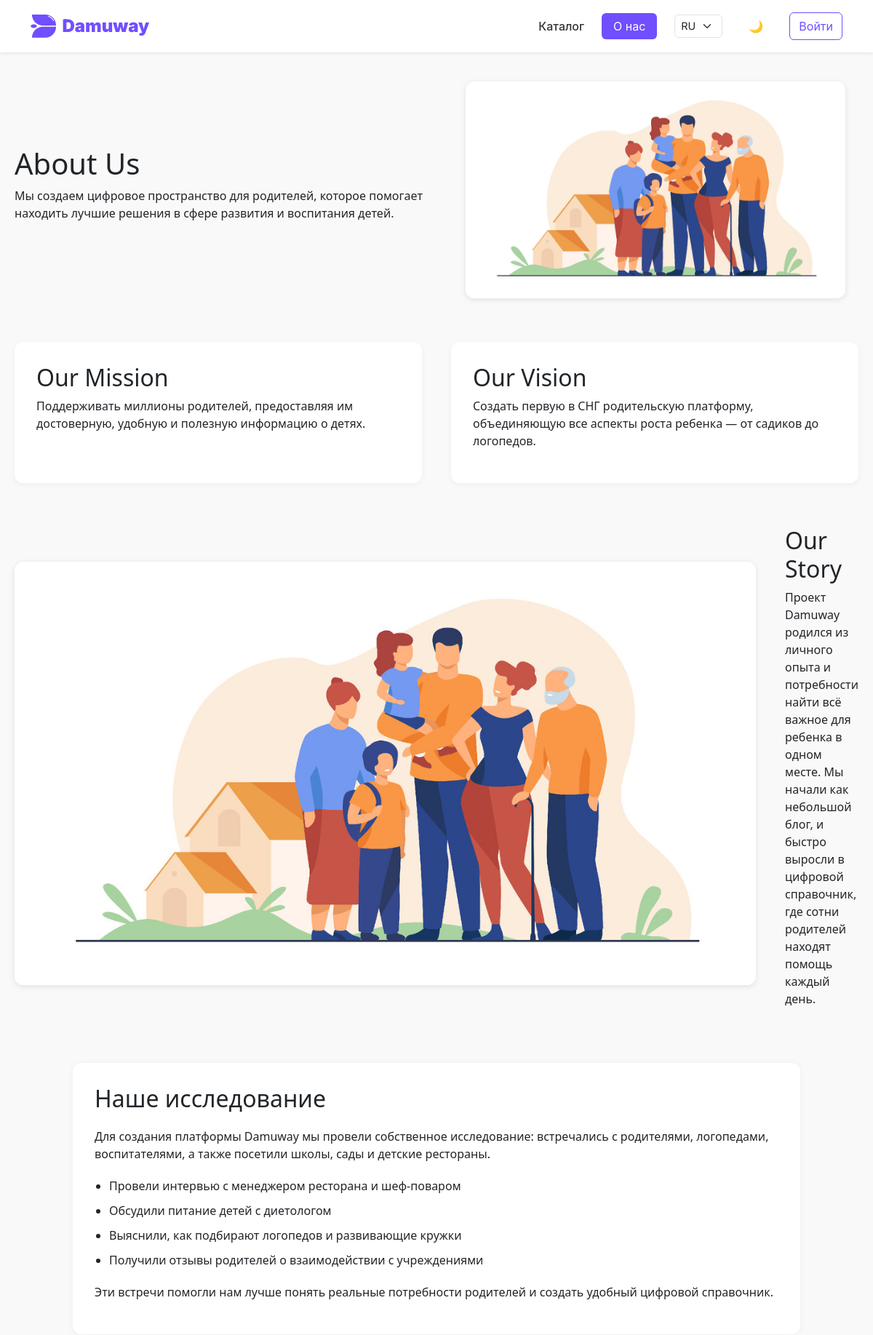
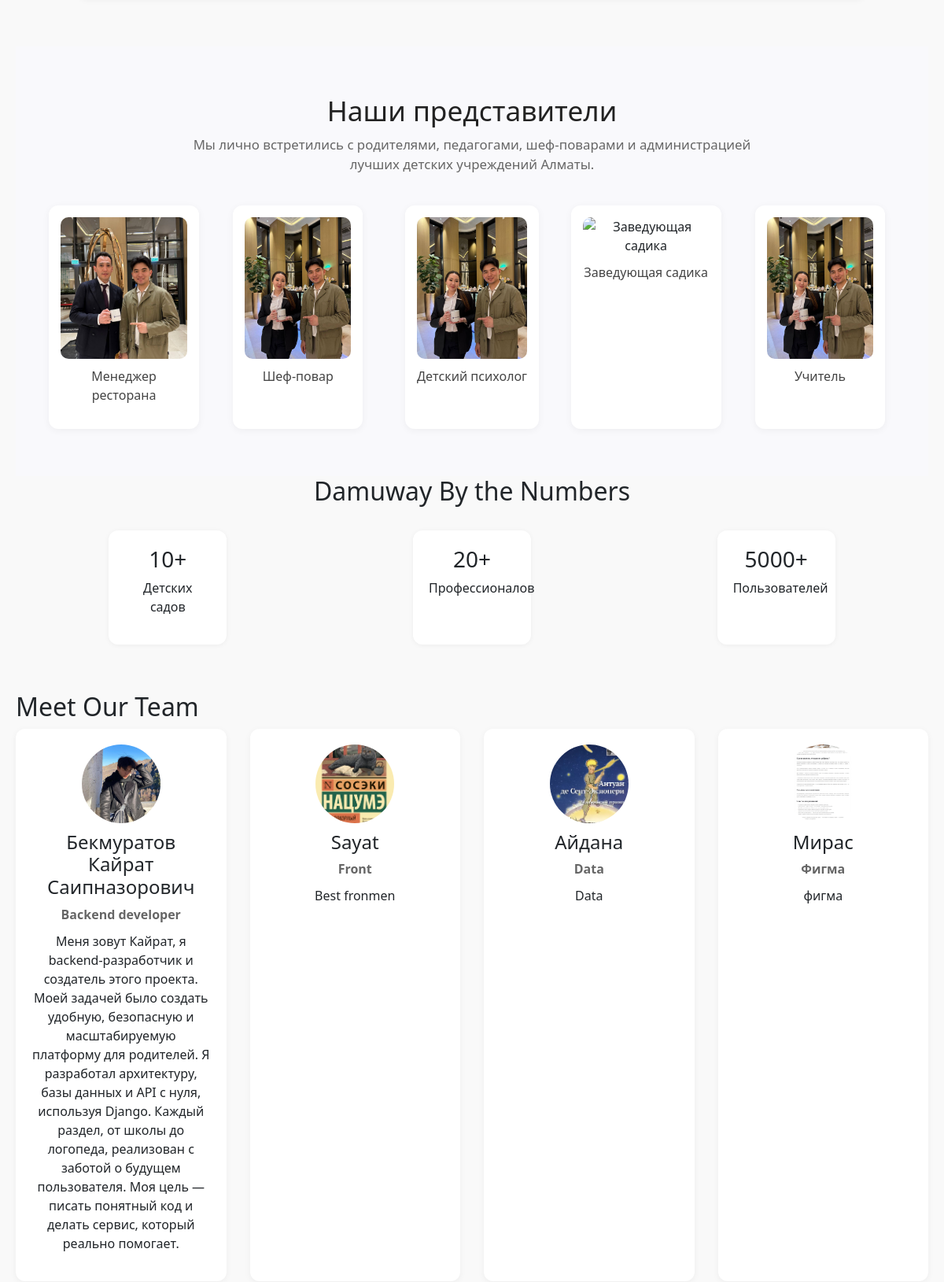
Page /ru/about/ (upper part) on the committed database (2 pictures, top to bottom).
### apps/about_us/models.py (models this page shows, shortened)
class TeamMember(models.Model):
    name = models.CharField(max_length=255, verbose_name="Имя")
    role = models.CharField(max_length=255, verbose_name="Роль")
    bio = models.TextField(verbose_name="Описание", blank=True, null=True)
    photo = models.ImageField(upload_to='team/', blank=True, null=True, verbose_name="Фото")

### apps/about_us/views.py (the view)
# urls.py: path("", about_us, name="about_us"),
def about_us(request):
    about = AboutUs.objects.first()
    team = TeamMember.objects.all()
    return render(request, "about_us/about_us.html", {"about": about, "team": team})

### templates/about_us/about_us.html (shortened to what this page needs)
{% extends 'base.html' %}
{% load static %}
{% block extra_css %}
<link rel="stylesheet" href="{% static 'css/about_us/about_us.css' %}">
{% endblock %}
{% block content %}
<div class="about-page">
    <section class="about-intro">
        <div class="text">
            <h1>About Us</h1>
            <p>Мы создаем цифровое пространство для родителей, которое помогает находить лучшие решения в сфере развития
                и воспитания детей.</p>
        </div>
        <img src="/static/images/ourteam.jpg" alt="Наша команда">
    </section>
    <section class="mission-vision">
        <div class="block">
            <h2>Our Mission</h2>
            <p>Поддерживать миллионы родителей, предоставляя им достоверную, удобную и полезную информацию о детях.</p>
        </div>
        <div class="block">
            <h2>Our Vision</h2>
            <p>Создать первую в СНГ родительскую платформу, объединяющую все аспекты роста ребенка — от садиков до
                логопедов.</p>
        </div>
    </section>
    <section class="story">
        <div class="image">
            <img src="/static/images/ourteam.jpg" alt="История проекта">
        </div>
        <div class="text">
            <h2>Our Story</h2>
            <p>Проект Damuway родился из личного опыта и потребности найти всё важное для ребенка в одном месте. Мы
                начали как небольшой блог, и быстро выросли в цифровой справочник, где сотни родителей находят помощь
                каждый день.</p>
        </div>
    </section>
    <section class="research">
        <h2>Наше исследование</h2>
        <p>Для создания платформы Damuway мы провели собственное исследование: встречались с родителями, логопедами,
            воспитателями, а также посетили школы, сады и детские рестораны.</p>
        <ul>
            <li>Провели интервью с менеджером ресторана и шеф-поваром</li>
            <li>Обсудили питание детей с диетологом</li>
            <li>Выяснили, как подбирают логопедов и развивающие кружки</li>
            <li>Получили отзывы родителей о взаимодействии с учреждениями</li>
        </ul>
        <p>Эти встречи помогли нам лучше понять реальные потребности родителей и создать удобный цифровой
            справочник.</p>
    </section>
<section class="representatives">
  <div class="container">
    <h2 class="section-title">Наши представители</h2>
    <p class="section-subtitle">
      Мы лично встретились с родителями, педагогами, шеф-поварами и администрацией лучших детских учреждений Алматы.
    </p>
    <div class="rep-grid">
      <div class="rep-card">
        <img src="/static/images/manager.jpg" alt="Менеджер ресторана" />
        <p class="rep-caption">Менеджер ресторана</p>
      </div>
      <div class="rep-card">
        <img src="/static/images/kithchen.jpg" alt="Шеф-повар" />
        <p class="rep-caption">Шеф-повар</p>
      </div>
      <div class="rep-card">
        <img src="/static/images/kithchen.jpg" alt="Психолог" />
        <p class="rep-caption">Детский психолог</p>
      </div>
      <div class="rep-card">
        <img src="/static/images/kindergarten.jpg" alt="Заведующая садика" />
        <p class="rep-caption">Заведующая садика</p>
      </div>
      <div class="rep-card">
        <img src="/static/images/kithchen.jpg" alt="Учитель начальных классов" />
        <p class="rep-caption">Учитель</p>
      </div>
    </div>
  </div>
</section>
    <section class="numbers">
        <h2>Damuway By the Numbers</h2>
        <div class="grid">
            <div class="item"><h3>10+</h3>
                <p>Детских садов</p></div>
            <div class="item"><h3>20+</h3>
                <p>Профессионалов</p></div>
            <div class="item"><h3>5000+</h3>
                <p>Пользователей</p></div>
        </div>
    </section>
    <section class="team">
        <h2>Meet Our Team</h2>
        <div class="team-grid">
            {% for member in team %}
            <div class="team-card">
                {% if member.photo %}
                <img src="{{ member.photo.url }}" alt="{{ member.name }}">
                {% endif %}
                <h4>{{ member.name }}</h4>
                <p class="role">{{ member.role }}</p>
                <p>{{ member.bio }}</p>
            </div>
            {% endfor %}
        </div>
    </section>
    {% endblock %}

### static/css/navbar_footer.css (style rules this page uses)
:root { --main-color: #714EFF; --transition: all 0.3s ease; }

### static/css/about_us/about_us.css (style rules this page uses)
.about-page { font-family: 'Segoe UI', sans-serif; padding: 40px 20px; background-color: #f9f9f9; }
.about-intro { display: flex; align-items: center; gap: 40px; margin-bottom: 60px; }
.about-intro .text { max-width: 50%; }
.about-intro img { max-width: 45%; border-radius: 12px; box-shadow: 0 2px 8px rgba(0,0,0,0.1); }
.mission-vision { display: flex; justify-content: space-between; gap: 40px; margin-bottom: 60px; }
.mission-vision .block { background: #ffffff; padding: 30px; border-radius: 12px; box-shadow: 0 2px 8px rgba(0,0,0,0.05); flex: 1; }
.story { display: flex; align-items: center; gap: 40px; margin-bottom: 60px; }
.story .image img { max-width: 100%; border-radius: 12px; box-shadow: 0 2px 8px rgba(0,0,0,0.1); }
.story .text { flex: 1; }
.numbers { text-align: center; margin-bottom: 60px; }
.numbers .grid { display: flex; justify-content: space-around; margin-top: 30px; }
.numbers .item { background: #fff; padding: 20px; border-radius: 12px; box-shadow: 0 1px 6px rgba(0,0,0,0.05); width: 150px; }
.team { margin-top: 60px; }
.team-grid { display: grid; grid-template-columns: repeat(auto-fit, minmax(240px, 1fr)); gap: 30px; }
.team-card { background: #ffffff; padding: 20px; border-radius: 12px; text-align: center; box-shadow: 0 2px 8px rgba(0,0,0,0.05); }
.team-card img { width: 100px; height: 100px; object-fit: cover; border-radius: 50%; margin-bottom: 10px; }
.team-card .role { font-weight: bold; color: #666; margin: 5px 0 10px 0; }
.research { margin: 60px auto; background: #ffffff; padding: 30px; border-radius: 12px; box-shadow: 0 1px 8px rgba(0,0,0,0.05); max-width: 1000px; }
.research h2 { margin-bottom: 20px; }
.research ul { padding-left: 20px; margin: 20px 0; }
.research li { margin-bottom: 10px; }
.representatives { padding: 60px 20px; background-color: #f9f9fc; }
.representatives .container { max-width: 1100px; margin: 0 auto; }
.section-title { text-align: center; font-size: 2.2rem; color: #222; margin-bottom: 10px; }
.section-subtitle { text-align: center; max-width: 720px; margin: 0 auto 40px; font-size: 1.05rem; color: #666; }
.rep-grid { display: grid; grid-template-columns: repeat(auto-fit, minmax(180px, 1fr)); gap: 30px; justify-items: center; }
.rep-card { background: #ffffff; padding: 15px; border-radius: 12px; box-shadow: 0 2px 10px rgba(0, 0, 0, 0.05); text-align: center; transition: transform 0.2s ease; }
.rep-card img { width: 100%; max-width: 180px; height: 180px; object-fit: cover; border-radius: 10px; margin-bottom: 10px; }
.rep-caption { font-weight: 500; color: #444; }

### templates/base.html (style rules this page uses)
:root { --font-main: 'Inter', -apple-system, sans-serif; --main-color: #714EFF; }
body { font-family: var(--font-main); -webkit-font-smoothing: antialiased; transition: background-color 0.3s ease, color 0.3s ease; }

### rows in the picture
TeamMember: photo (picture), name "Бекмуратов Кайрат Саипназорович", role "Backend developer", bio "Меня зовут Кайрат, я backend-разработчик и создатель этого проекта. Моей задачей было создать удобную, безопасную и масштабируемую платформу для родителей. Я разработал архитектуру, базы данных и API с нуля, используя Django. Каждый раздел, от школы до логопеда, реализован с заботой о будущем пользователя. Моя цель — писать понятный код и делать сервис, который реально помогает."
TeamMember: photo (picture), name "Sayat", role "Front", bio "Best fronmen"
TeamMember: photo (picture), name "Айдана", role "Data", bio "Data"
TeamMember: photo (picture), name "Мирас", role "Фигма", bio "фигма"
